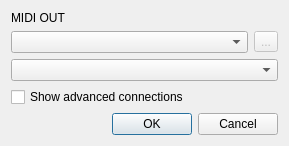
<?xml version="1.0" encoding="UTF-8"?>
<ui version="4.0">
 <class>ConnectionsClass</class>
 <widget class="QDialog" name="ConnectionsClass">
  <property name="geometry">
   <rect>
    <x>0</x>
    <y>0</y>
    <width>289</width>
    <height>142</height>
   </rect>
  </property>
  <property name="windowTitle">
   <string>Connections</string>
  </property>
  <layout class="QGridLayout" name="gridLayout">
   <item row="3" column="0" colspan="2">
    <widget class="QCheckBox" name="m_advanced">
     <property name="text">
      <string>Show advanced connections</string>
     </property>
    </widget>
   </item>
   <item row="0" column="0">
    <widget class="QLabel" name="label_out">
     <property name="text">
      <string>MIDI OUT</string>
     </property>
    </widget>
   </item>
   <item row="2" column="0" colspan="2">
    <widget class="QComboBox" name="m_outputPorts"/>
   </item>
   <item row="1" column="1">
    <widget class="QToolButton" name="btnOutputDriverCfg">
     <property name="enabled">
      <bool>false</bool>
     </property>
     <property name="text">
      <string>...</string>
     </property>
    </widget>
   </item>
   <item row="1" column="0">
    <widget class="QComboBox" name="m_outputBackends"/>
   </item>
   <item row="4" column="0" colspan="2">
    <widget class="QDialogButtonBox" name="buttonBox">
     <property name="orientation">
      <enum>Qt::Horizontal</enum>
     </property>
     <property name="standardButtons">
      <set>QDialogButtonBox::Cancel|QDialogButtonBox::Ok</set>
     </property>
    </widget>
   </item>
  </layout>
 </widget>
 <layoutdefault spacing="6" margin="11"/>
 <resources/>
 <connections>
  <connection>
   <sender>buttonBox</sender>
   <signal>accepted()</signal>
   <receiver>ConnectionsClass</receiver>
   <slot>accept()</slot>
   <hints>
    <hint type="sourcelabel">
     <x>264</x>
     <y>303</y>
    </hint>
    <hint type="destinationlabel">
     <x>283</x>
     <y>112</y>
    </hint>
   </hints>
  </connection>
  <connection>
   <sender>buttonBox</sender>
   <signal>rejected()</signal>
   <receiver>ConnectionsClass</receiver>
   <slot>reject()</slot>
   <hints>
    <hint type="sourcelabel">
     <x>65</x>
     <y>303</y>
    </hint>
    <hint type="destinationlabel">
     <x>93</x>
     <y>74</y>
    </hint>
   </hints>
  </connection>
 </connections>
</ui>
